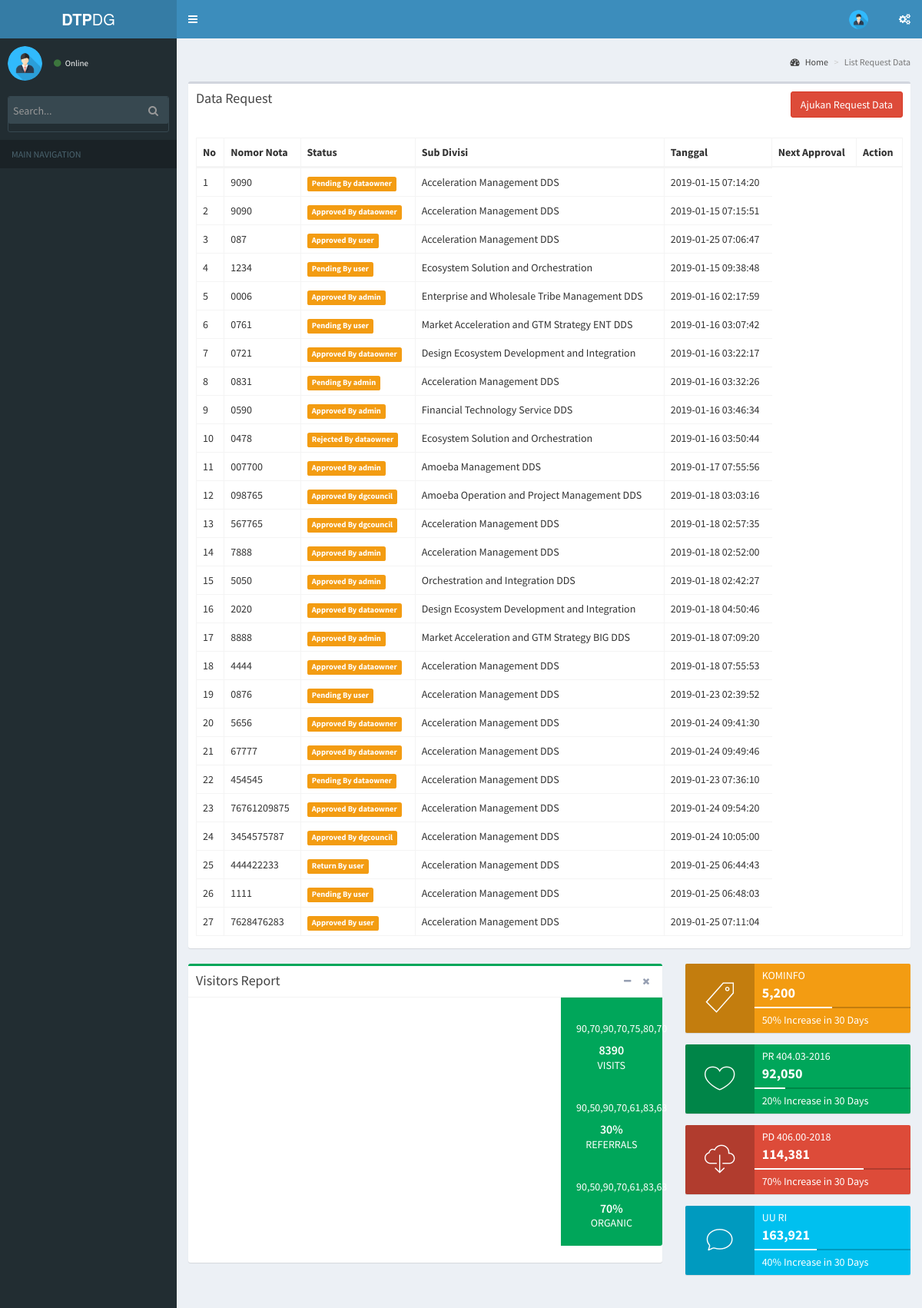
/index.php/admin/home, run on the app's committed database.
### tables this page shows
CREATE TABLE `tbl_nota` (
  `id_nota` int(11) NOT NULL,
  `nomor` varchar(100) NOT NULL,
  `disposisi` varchar(100) DEFAULT NULL,
  `status` tinyint(1) NOT NULL,
  `id_seksi` int(11) NOT NULL,
  `isi_nota` text NOT NULL,
  `tanggal` timestamp NOT NULL DEFAULT CURRENT_TIMESTAMP ON UPDATE CURRENT_TIMESTAMP,
  `file` text NOT NULL,
  `last_edit` varchar(50) NOT NULL,
  `tobeuser` varchar(20) NOT NULL
);

CREATE TABLE `tbl_seksi` (
  `id_seksi` int(11) NOT NULL,
  `nama_seksi` text NOT NULL,
  `id_bidang` int(11) NOT NULL
);

### application/controllers/admin/home.php (called while the page is built, shortened)
<?php
class Home extends CI_Controller {
	function __construct() {
        $this->load->model('Model_permintaan');
        $this->load->library('session');
    }
	public function index()
	{
		$this->db->select('*');
        $this->db->from('tbl_nota');
        $this->db->join('tbl_seksi', 'tbl_seksi.id_seksi=tbl_nota.id_seksi');
        $data['nota'] = $this->db->get()->result();
		$data['jumlah'] = $this->Model_permintaan->getjumlahnotif();
		$data['hasil'] = $this->Model_permintaan->ambilnotif();
		$data['profil'] = $this->Model_permintaan->get_profile();
		$this->load->view('admin/home', $data);
	}
}

### index.php (called while the page is built, shortened)
<?php
require_once BASEPATH.'core/CodeIgniter.php';

### application/views/admin/home.php (the view, shortened to what this page needs)
<!DOCTYPE html>
<html>
<body class="hold-transition skin-blue sidebar-mini">
<div class="wrapper">
  <div class="content-wrapper">
    <section class="content-header">
      <h1>
      </h1>
      <ol class="breadcrumb">
        <li><a href="#"><i class="fa fa-dashboard"></i> Home</a></li>
        <li class="active">List Request Data</li>
      </ol>
    </section>
    <section class="content">
      <div class="col-xs-15">
        <div class="box">
        <div class="box-header">
           <h3 class="box-title">Data Request</h3>
           <?php $level = $this->session->userdata('level'); ?>
           <?php if ($level == 2): ?>
           <div class="pull-right"></div>
           <?php elseif($level == 3): ?>
           <div class="pull-right"></div>
         <?php elseif($level == 4): ?>
           <div class="pull-right"></div>
           <?php else: ?>
           <div class="pull-right">
            <?php echo anchor('admin/permintaan/add', 'Ajukan Request Data', array('class' => 'btn btn-danger')) ?>
           </div>
           <?php endif; ?>
        </div>
        <div class="box-body">
           <table id="example1" class="table table-bordered table-hover">
              <thead>
                 <tr>
                    <th>No</th>
                    <th>Nomor Nota</th>
                    <th>Status</th>
                    <th>Sub Divisi</th>
                    <th>Tanggal</th>
                    <th>Next Approval</th>
                    <th>Action</th>
                 </tr>
              </thead>
              <tbody>
                 <?php
                    $no = 1;
                    foreach ($nota as $p):
                        ?>
                 <tr>
                    <td><?php echo $no ?></td>
                    <td><?php echo $p->nomor ?></td>
                    <td><span class="label label-warning"><?php echo $p->disposisi ?> By <?php echo $p->last_edit?></span></td>
                    <td><?php echo $p->nama_seksi ?></td>
                    <td><?php echo $p->tanggal ?></td>
                 </tr>
                 <?php $no++; ?>
                 <?php endforeach; ?>
              </tbody>
           </table>
        </div>
     </div>
  </div>
      <div class="row">
        <div class="col-md-8">
          <div class="box box-success">
            <div class="box-header with-border">
              <h3 class="box-title">Visitors Report</h3>
              <div class="box-tools pull-right">
                <button type="button" class="btn btn-box-tool" data-widget="collapse"><i class="fa fa-minus"></i>
                </button>
                <button type="button" class="btn btn-box-tool" data-widget="remove"><i class="fa fa-times"></i></button>
              </div>
            </div>
            <div class="box-body no-padding">
              <div class="row">
                <div class="col-md-9 col-sm-8">
                  <div class="pad">
                    <div id="world-map-markers" style="height: 325px;"></div>
                  </div>
                </div>
                <div class="col-md-3 col-sm-4">
                  <div class="pad box-pane-right bg-green" style="min-height: 280px">
                    <div class="description-block margin-bottom">
                      <div class="sparkbar pad" data-color="#fff">90,70,90,70,75,80,70</div>
                      <h5 class="description-header">8390</h5>
                      <span class="description-text">Visits</span>
                    </div>
                    <div class="description-block margin-bottom">
                      <div class="sparkbar pad" data-color="#fff">90,50,90,70,61,83,63</div>
                      <h5 class="description-header">30%</h5>
                      <span class="description-text">Referrals</span>
                    </div>
                    <div class="description-block">
                      <div class="sparkbar pad" data-color="#fff">90,50,90,70,61,83,63</div>
                      <h5 class="description-header">70%</h5>
                      <span class="description-text">Organic</span>
                    </div>
                  </div>
                </div>
              </div>
            </div>
          </div>
          <div class="row">
            <div class="col-md-6">
            </div>
            <div class="col-md-6">
            </div>
          </div>
        </div>
        <div class="col-md-4">
          <div class="info-box bg-yellow">
            <span class="info-box-icon"><i class="ion ion-ios-pricetag-outline"></i></span>
            <div class="info-box-content">
              <span class="info-box-text">Kominfo</span>
              <span class="info-box-number">5,200</span>
              <div class="progress">
                <div class="progress-bar" style="width: 50%"></div>
              </div>
              <span class="progress-description">
                    50% Increase in 30 Days
                  </span>
            </div>
          </div>
          <div class="info-box bg-green">
            <span class="info-box-icon"><i class="ion ion-ios-heart-outline"></i></span>
            <div class="info-box-content">
              <span class="info-box-text">PR 404.03-2016</span>
              <span class="info-box-number">92,050</span>
              <div class="progress">
                <div class="progress-bar" style="width: 20%"></div>
              </div>
              <span class="progress-description">
                    20% Increase in 30 Days
                  </span>
            </div>
          </div>
          <div class="info-box bg-red">
            <span class="info-box-icon"><i class="ion ion-ios-cloud-download-outline"></i></span>
            <div class="info-box-content">
              <span class="info-box-text">PD 406.00-2018</span>
              <span class="info-box-number">114,381</span>
              <div class="progress">
                <div class="progress-bar" style="width: 70%"></div>
              </div>
              <span class="progress-description">
                    70% Increase in 30 Days
                  </span>
            </div>
          </div>
          <div class="info-box bg-aqua">
            <span class="info-box-icon"><i class="ion-ios-chatbubble-outline"></i></span>
            <div class="info-box-content">
              <span class="info-box-text">UU RI</span>
              <span class="info-box-number">163,921</span>
              <div class="progress">
                <div class="progress-bar" style="width: 40%"></div>
              </div>
              <span class="progress-description">
                    40% Increase in 30 Days
                  </span>
            </div>
          </div>
        </div>
      </div>
    </section>
  </div>
</body>
</html>

### data on the page
tbl_nota: nomor "9090", disposisi "Pending", last_edit "dataowner", id_seksi.nama_seksi "Acceleration Management DDS", tanggal "2019-01-15 07:14:20"
tbl_nota: nomor "9090", disposisi "Approved", last_edit "dataowner", id_seksi.nama_seksi "Acceleration Management DDS", tanggal "2019-01-15 07:15:51"
tbl_nota: nomor "087", disposisi "Approved", last_edit "user", id_seksi.nama_seksi "Acceleration Management DDS", tanggal "2019-01-25 07:06:47"
tbl_nota: nomor "1234", disposisi "Pending", last_edit "user", id_seksi.nama_seksi "Ecosystem Solution and Orchestration", tanggal "2019-01-15 09:38:48"
tbl_nota: nomor "0006", disposisi "Approved", last_edit "admin", id_seksi.nama_seksi "Enterprise and Wholesale Tribe Management DDS", tanggal "2019-01-16 02:17:59"
tbl_nota: nomor "0761", disposisi "Pending", last_edit "user", id_seksi.nama_seksi "Market Acceleration and GTM Strategy ENT DDS", tanggal "2019-01-16 03:07:42"
tbl_nota: nomor "0721", disposisi "Approved", last_edit "dataowner", id_seksi.nama_seksi "Design Ecosystem Development and Integration", tanggal "2019-01-16 03:22:17"
tbl_nota: nomor "0831", disposisi "Pending", last_edit "admin", id_seksi.nama_seksi "Acceleration Management DDS", tanggal "2019-01-16 03:32:26"
tbl_nota: nomor "0590", disposisi "Approved", last_edit "admin", id_seksi.nama_seksi "Financial Technology Service DDS", tanggal "2019-01-16 03:46:34"
tbl_nota: nomor "0478", disposisi "Rejected", last_edit "dataowner", id_seksi.nama_seksi "Ecosystem Solution and Orchestration", tanggal "2019-01-16 03:50:44"
tbl_nota: nomor "007700", disposisi "Approved", last_edit "admin", id_seksi.nama_seksi "Amoeba Management DDS", tanggal "2019-01-17 07:55:56"
tbl_nota: nomor "098765", disposisi "Approved", last_edit "dgcouncil", id_seksi.nama_seksi "Amoeba Operation and Project Management DDS", tanggal "2019-01-18 03:03:16"
tbl_nota: nomor "567765", disposisi "Approved", last_edit "dgcouncil", id_seksi.nama_seksi "Acceleration Management DDS", tanggal "2019-01-18 02:57:35"
tbl_nota: nomor "7888", disposisi "Approved", last_edit "admin", id_seksi.nama_seksi "Acceleration Management DDS", tanggal "2019-01-18 02:52:00"
tbl_nota: nomor "5050", disposisi "Approved", last_edit "admin", id_seksi.nama_seksi "Orchestration and Integration DDS", tanggal "2019-01-18 02:42:27"
tbl_nota: nomor "2020", disposisi "Approved", last_edit "dataowner", id_seksi.nama_seksi "Design Ecosystem Development and Integration", tanggal "2019-01-18 04:50:46"
tbl_nota: nomor "8888", disposisi "Approved", last_edit "admin", id_seksi.nama_seksi "Market Acceleration and GTM Strategy BIG DDS", tanggal "2019-01-18 07:09:20"
tbl_nota: nomor "4444", disposisi "Approved", last_edit "dataowner", id_seksi.nama_seksi "Acceleration Management DDS", tanggal "2019-01-18 07:55:53"
tbl_nota: nomor "0876", disposisi "Pending", last_edit "user", id_seksi.nama_seksi "Acceleration Management DDS", tanggal "2019-01-23 02:39:52"
tbl_nota: nomor "5656", disposisi "Approved", last_edit "dataowner", id_seksi.nama_seksi "Acceleration Management DDS", tanggal "2019-01-24 09:41:30"
tbl_nota: nomor "67777", disposisi "Approved", last_edit "dataowner", id_seksi.nama_seksi "Acceleration Management DDS", tanggal "2019-01-24 09:49:46"
tbl_nota: nomor "454545", disposisi "Pending", last_edit "dataowner", id_seksi.nama_seksi "Acceleration Management DDS", tanggal "2019-01-23 07:36:10"
tbl_nota: nomor "76761209875", disposisi "Approved", last_edit "dataowner", id_seksi.nama_seksi "Acceleration Management DDS", tanggal "2019-01-24 09:54:20"
tbl_nota: nomor "3454575787", disposisi "Approved", last_edit "dgcouncil", id_seksi.nama_seksi "Acceleration Management DDS", tanggal "2019-01-24 10:05:00"
tbl_nota: nomor "444422233", disposisi "Return", last_edit "user", id_seksi.nama_seksi "Acceleration Management DDS", tanggal "2019-01-25 06:44:43"
tbl_nota: nomor "1111", disposisi "Pending", last_edit "user", id_seksi.nama_seksi "Acceleration Management DDS", tanggal "2019-01-25 06:48:03"
tbl_nota: nomor "7628476283", disposisi "Approved", last_edit "user", id_seksi.nama_seksi "Acceleration Management DDS", tanggal "2019-01-25 07:11:04"
